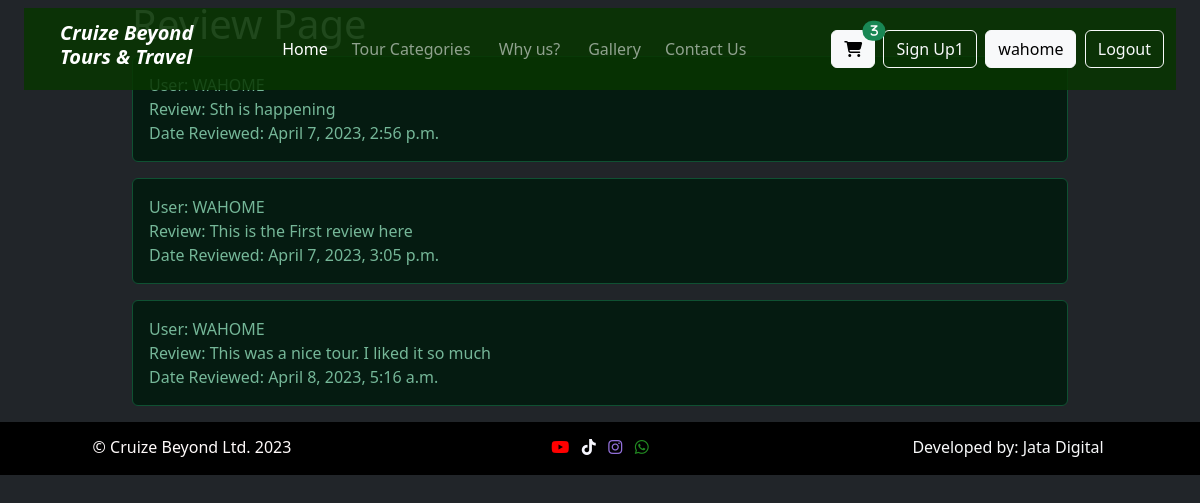
/review/4/ (signed in), run on an earlier commit of the app's database.
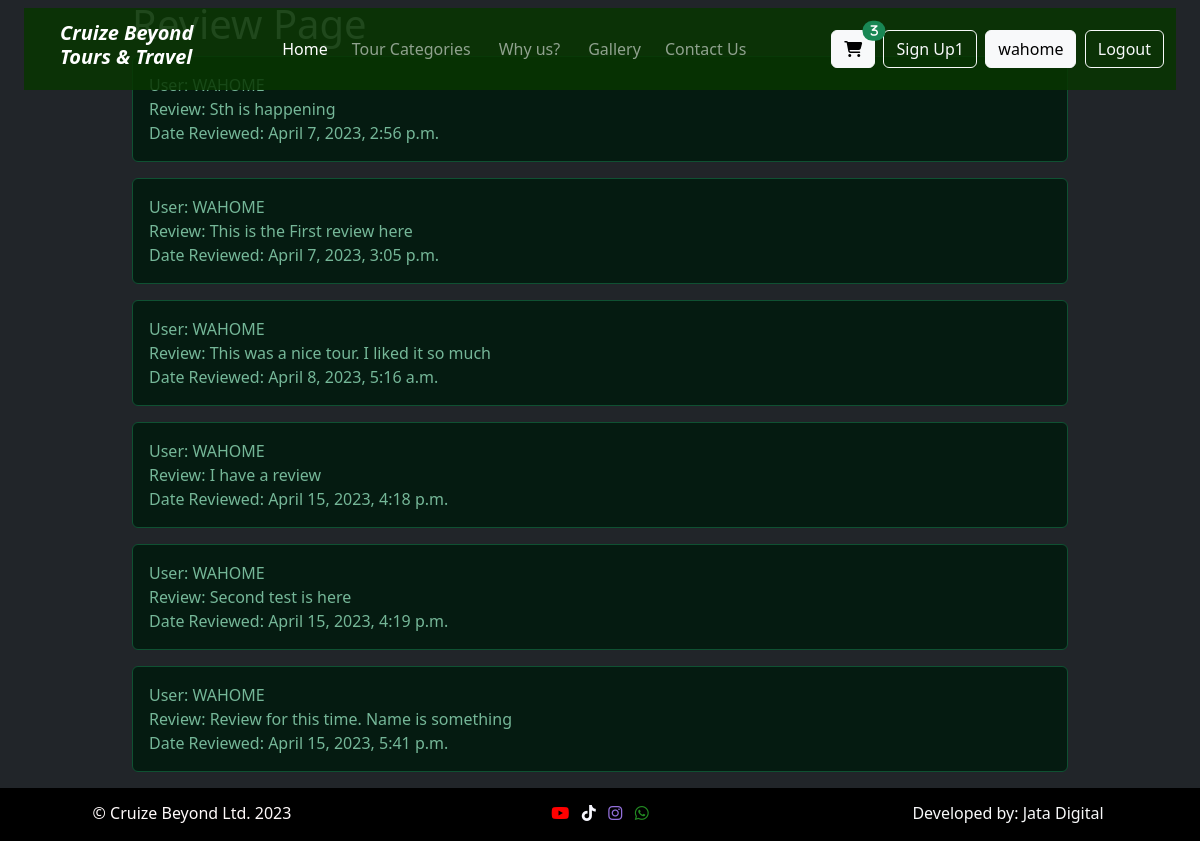
And on a later commit of the database.
### base/models.py (models this page shows, shortened)
class User(AbstractUser):
    email = models.EmailField(unique=True)
    USERNAME_FIELD = 'email'
    REQUIRED_FIELDS = ['username']
    def __str__(self):
        return self.username

class Review(models.Model):
    user = models.ForeignKey(User, on_delete=models.CASCADE, related_name="review")
    tour = models.ForeignKey(Destination, null=True, on_delete=models.SET_NULL, related_name="tour_review")
    comment = models.TextField()
    uploaded_date = models.DateTimeField(auto_now=True)

### base/views.py (the view)
# urls.py: path("review/<str:pk>/", views.Review_tour, name="review"),
@login_required(login_url="login")
def Review_tour(request, pk):
    tour = Destination.objects.get(id=pk)
    print("Toour: ", tour)
    tour_review = Review.objects.all
    if request.method == 'POST':
        user = request.user
        tour = tour
        comment = request.POST['comment']
        tour_review = Review.objects.create(user=user,tour=tour, comment=comment)
        tour_review.save()
        messages.success(request, ("Review sent successfully"))
        return redirect("destination", pk )
    else:
        context = {
            "review" : tour_review
        }
        return render(request, "review.html", context)

### base/models.py (called while the page is built)
    def __str__(self):
        return self.name

### templates/review.html
{% extends 'header.html' %}
{% block content %}
<div class="container">
    <h1>Review Page</h1>
    {% for review in review%}
    <div class="alert alert-success" role="alert">
        User: {{review.user|upper}}<br>
        Review: {{review.comment}}<br>
        Date Reviewed: {{review.uploaded_date}}<br>
    </div>
    {% endfor %}
</div>
{% endblock content %}

### templates/header.html (shortened to what this page needs)
<!doctype html>
{% load static %}
<html lang="en" data-bs-theme="dark">
<head>
    <link rel="stylesheet" href="https://cdn.jsdelivr.net/npm/bootstrap-icons@1.10.4/font/bootstrap-icons.css">
    <link href="https://cdn.jsdelivr.net/npm/bootstrap@5.3.0-alpha1/dist/css/bootstrap.min.css" rel="stylesheet"
>
    <link href= {% static "css/style.css" %}  rel="stylesheet">
    <link href= {% static "css/checkout.css" %} rel="stylesheet">
</head>
<body>
    <div class="" id="navContainer">
        {% include "includes/navigation.html"%}
    </div>
    {% block content%}
    {% endblock %}
</body>
<footer>
    {% include "includes/footer.html"%}

### templates/includes/navigation.html (shortened to what this page needs)
<nav class="navbar navbar-expand-sm navbar-dark fixed-top mt-2 mx-4" id="indexNavbar">
    <div class="container-fluid">
        <a class="navbar-brand me-1 ms-4" href= {% url 'home' %}>
            <h5><i><strong>Cruize Beyond <br> Tours & Travel</strong></i></h5>
        <div class="collapse navbar-collapse justify-content-center" id="navbarContent">
            <ul class="navbar-nav mb-2 mb-lg-0">
                <li class="nav-item mx-md-1">
                    <a class="nav-link active" aria-current="page" href= '/#homeContainer'>Home</a>
                </li>
                <li class="nav-item mx-md-1">
                    <a class="nav-link" href="/#toursContainer">Tour Categories</a>
                </li>
                <li class="nav-item mx-md-2">
                    <a class="nav-link" href="/#aboutContainer">Why us?</a>
                </li>
                <li class="nav-item mx-md-1">
                    <a class="nav-link" href={% url 'gallery'%}>Gallery</a>
                </li>
                <li class="nav-item mx-md-1">
                    <a class="nav-link" href={% url 'contact'%}>Contact Us</a>
                </li>
            </ul>
        </div>
        <a class="btn btn-light position-relative" role="button" href={% url "cart"%}>
        <i class="fa-solid fa-cart-shopping">
            <span class="position-absolute top-0 start-100 translate-middle badge rounded-pill bg-success">
                3
            </span>
        </i>
        <a class="btn btn-outline-light" role="button" href={% url "signup"%}>Sign Up1</a>
        {% if user.is_authenticated %}
        <button type="button" class="btn btn-light">{{user}}</button>
        <a role="button" class="btn btn-outline-light" href={% url "logout"%}>Logout</a>
        {% else %}
        <button type="button" class="btn btn-outline-light" data-bs-toggle="modal" data-bs-target="#registerModal">Sign Up</button>
        {% endif %}
    </div>
</nav>

### templates/includes/footer.html (shortened to what this page needs)
{% load static %}
<div class="" id="footerContainer">
    <div class="row text-center">
        <div class="col-sm-4 justify-content-left">
            <p>&copy; Cruize Beyond Ltd. 2023 </p>
        </div>
        <div class="col-sm-4 justify-content-center">
            <a class="link-light" href="https://www.youtube.com/@discoverieswithtonycruize3337"><i class="fa-brands fa-youtube"></i></a>
            <a class="link-light" href="https://www.tiktok.com/@tonycruizeinternational"><i class="fa-brands fa-tiktok"></i></a>
            <a class="link-light" href="https://www.instagram.com/tonycruize/"><i class="fa-brands fa-instagram"></i></a>
            <a class="link-light" href="https://wa.me/254723450755"><i class="fa-brands fa-whatsapp"></i></a>
        </div>
        <div class="col-sm-4 justify-content-right">
            <a class="link-light" href="http://jatasolutions.edenconsultants.co.ke">
                <p>Developed by: Jata Digital</p>
            </a>
        </div>
    </div>
</div>
</body>
</html>

### static/css/style.css (style rules this page uses)
.navbar { position: fixed; margin: 20px 20px; background-color: rgba(8, 54, 0, 0.85); }
#tourDetailsHeader a, a { text-decoration: none !important; color: #fff; }
#footerContainer { background-color: #000000; color: #fffafa; height: auto; width: auto; padding: 13px 0 0 0; }
#footerContainer .fa-youtube { color: red; }
#footerContainer .fa-tiktok { color: ghostwhite; }
#footerContainer .fa-instagram { color: mediumpurple; }
#footerContainer .fa-whatsapp { color: forestgreen; }
#footerContainer a { text-decoration:none; }

### static/css/checkout.css (style rules this page uses)
.container { max-width: 960px; }

What changed in the data, as far as the page shows it:
added Review: user "WAHOME", comment "I have a review", uploaded_date "April 15, 2023, 4:18 p.m."
added Review: user "WAHOME", comment "Second test is here", uploaded_date "April 15, 2023, 4:19 p.m."
added Review: user "WAHOME", comment "Review for this time. Name is something", uploaded_date "April 15, 2023, 5:41 p.m."
